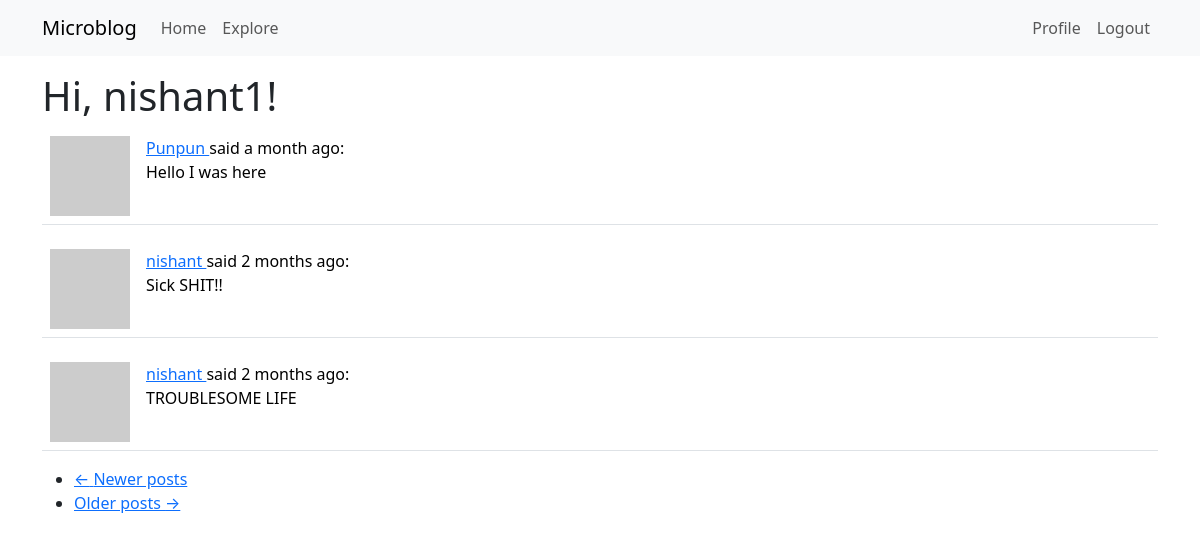
Page /Explore (signed in) on the committed database.
### Projectdir/models.py (models this page shows, shortened)
class User(UserMixin, db.Model):
    __tablename__ = 'user'
    id = db.Column(db.Integer, primary_key=True)
    username = db.Column(db.String(64), index=True, unique=True)
    email = db.Column(db.String(120), index=True, unique=True)
    password_hash = db.Column(db.String(120))
    about_me = db.Column(db.String(140))
    last_seen = db.Column(db.DateTime, default=datetime.utcnow)
    posts = db.relationship('Post', backref='author', lazy='dynamic')
    followed = db.relationship('User', secondary=followers,
        primaryjoin=(followers.c.follower_id==id),
        secondaryjoin=(followers.c.followed_id==id),
        backref=db.backref('followers', lazy='dynamic'), lazy='dynamic')
    __searchable__ = ['body']
    def avatar(self,size):
        digest = md5(self.email.lower().encode('utf-8')).hexdigest()
        return 'https://www.gravatar.com/avatar/{}?d=identicon&s={}'.format(digest,size)
    @login.user_loader
    def load_user(id):
        return User.query.get(int(id))

class Post(db.Model):
    id = db.Column(db.Integer, primary_key=True)
    body = db.Column(db.String(140))
    timestamp = db.Column(db.DateTime, index=True, default=datetime.utcnow)
    user_id = db.Column(db.Integer, db.ForeignKey('user.id'))

### Projectdir/routes.py (the view)
@app.route('/Explore')
@login_required
def Explore():
    page = request.args.get('page', 1, type=int)
    posts = Post.query.order_by(Post.timestamp.desc()).paginate(
        page=page,
        per_page=app.config['POSTS_PER_PAGE'],
        error_out=False
    )
    next_url = url_for('Explore', page=posts.next_num) if posts.has_next else None
    prev_url = url_for('Explore', page=posts.prev_num) if posts.has_prev else None
    print(f"Current page: {page}")
    print(f"Has previous page: {posts.has_prev}")
    print(f"Has next page: {posts.has_next}")
    print(f"Previous page number: {posts.prev_num}")
    print(f"Next page number: {posts.next_num}")
    return render_template('index.html',
                        title='Explore',
                        posts=posts.items,
                        next_url=next_url,
                        prev_url=prev_url)

### Projectdir/routes.py (called while the page is built)
@app.before_request
def before_request():
    if current_user.is_authenticated:
        current_user.last_seen=datetime.utcnow()
        db.session.commit()

### Projectdir/templates/index.html (shortened to what this page needs)
{% extends "base.html" %}
{% block content %}
    <h1>Hi, {{ current_user.username }}!</h1>
    {% for post in posts %}
    {%include '_post.html'%}
    {% endfor %}
    <nav aria-label="...">
        <ul class="pager">
        <li class="previous{% if not prev_url %} disabled{% endif %}">
        <a href="{{ prev_url or '#' }}">
        <span aria-hidden="true">&larr;</span> Newer posts
        </a>
        </li>
        <li class="next{% if not next_url %} disabled{% endif %}">
        <a href="{{ next_url or '#' }}">
        Older posts <span aria-hidden="true">&rarr;</span>
        </a>
        </li>
        </ul>
        </nav>
{% endblock %}

### Projectdir/templates/_post.html
<table class="table table-hover">
    <tr>
    <td width="70px">
    <a href="{{ url_for('user', username=post.author.username) }}">
    <img src="{{ post.author.avatar(70) }}" />
    </a>
    </td>
    <td>
    <a href="{{ url_for('user', username=post.author.username) }}">
    {{ post.author.username }}
    </a>
    said {{ moment(post.timestamp).fromNow() }}:
    <br>
    {{ post.body }}
    </td>
    </tr>
    </table>

### rows in the picture
User: username "nishant1"
Post: author.username "Punpun", timestamp "a month ago", body "Hello I was here"
Post: author.username "nishant", timestamp "2 months ago", body "Sick SHIT!!"
Post: author.username "nishant", timestamp "2 months ago", body "TROUBLESOME LIFE"
